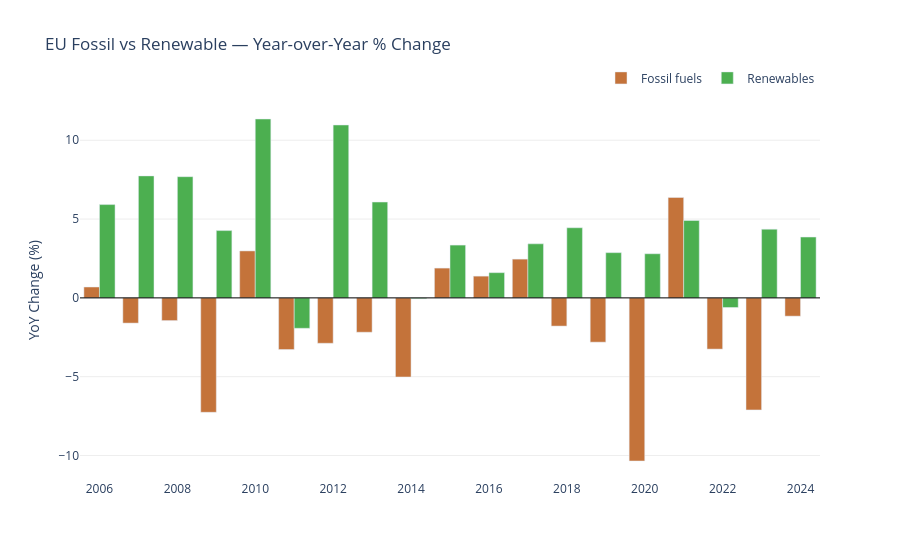

Write notebook code for a chart like this one.
### Code cell
fig = chart_yoy_fossil_vs_renewable(df)
fig.show()

### Figure 1 — Plotly figure (JSON) as saved in the notebook; plotly's stock layout.template omitted (floating-point values rounded to 4 significant figures)
{"data": [{"marker": {"color": "#C4733A"}, "name": "Fossil fuels", "type": "bar", "x": [2006, 2007, 2008, 2009, 2010, 2011, 2012, 2013, 2014, 2015, 2016, 2017, 2018, 2019, 2020, 2021, 2022, 2023, 2024], "y": [0.69, -1.6, -1.44, -7.26, 2.98, -3.28, -2.88, -2.18, -5.02, 1.89, 1.38, 2.46, -1.79, -2.81, -10.35, 6.37, -3.25, -7.11, -1.16]}, {"marker": {"color": "#4CAF50"}, "name": "Renewables", "type": "bar", "x": [2006, 2007, 2008, 2009, 2010, 2011, 2012, 2013, 2014, 2015, 2016, 2017, 2018, 2019, 2020, 2021, 2022, 2023, 2024], "y": [5.92, 7.74, 7.69, 4.27, 11.35, -1.93, 10.97, 6.08, -0.05, 3.35, 1.6, 3.43, 4.45, 2.87, 2.8, 4.91, -0.61, 4.36, 3.86]}], "layout": {"barmode": "group", "legend": {"orientation": "h", "x": 1, "xanchor": "right", "y": 1.02, "yanchor": "bottom"}, "plot_bgcolor": "white", "shapes": [{"line": {"color": "black", "width": 1}, "type": "line", "x0": 0, "x1": 1, "xref": "x domain", "y0": 0, "y1": 0, "yref": "y"}], "title": {"text": "EU Fossil vs Renewable — Year-over-Year % Change"}, "xaxis": {"title": {}}, "yaxis": {"gridcolor": "#eeeeee", "title": {"text": "YoY Change (%)"}}}}
